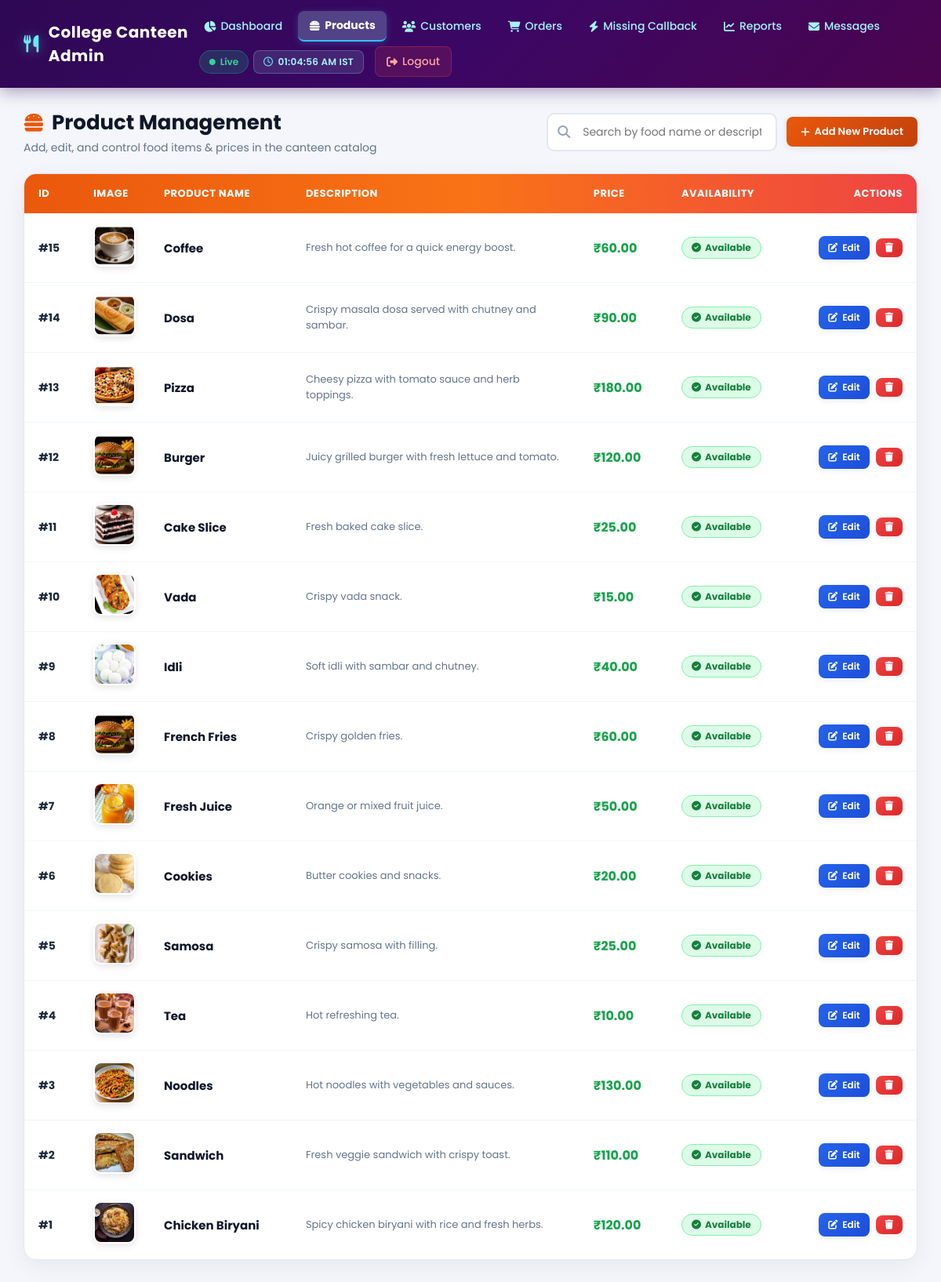
Screenshot of /admin/products.php (signed in) with the database file from the repository.
### tables this page shows
CREATE TABLE `products` (
  `id` int(11) NOT NULL AUTO_INCREMENT,
  `product_name` varchar(200) NOT NULL,
  `name` varchar(200) DEFAULT NULL,
  `category` varchar(100) DEFAULT 'Snacks',
  `category_id` int(11) DEFAULT NULL,
  `price` decimal(10,2) NOT NULL,
  `image` varchar(255) DEFAULT 'Burger.jpg',
  `description` text DEFAULT NULL,
  `status` varchar(50) NOT NULL DEFAULT 'Available',
  `created_at` timestamp NOT NULL DEFAULT current_timestamp(),
  PRIMARY KEY (`id`)
);

### admin/products.php (the view, shortened to what this page needs)
<?php
include("../php/db.php");
$search = "";
if (isset($_GET['search']) && trim($_GET['search']) != "") {
    $search = mysqli_real_escape_string($conn, trim($_GET['search']));
    $sql = "SELECT * FROM products
            WHERE product_name LIKE '%$search%'
               OR description LIKE '%$search%'
            ORDER BY id DESC";
} else {
    $sql = "SELECT * FROM products ORDER BY id DESC";
}
$result = mysqli_query($conn, $sql);
?>
<!DOCTYPE html>
<html lang="en">
<head>
    <link rel="stylesheet" href="https://cdnjs.cloudflare.com/ajax/libs/font-awesome/6.7.1/css/all.min.css">
    <link rel="stylesheet" href="css/admin_material.css">
</head>
<body>
<?php include("header_nav.php"); ?>
<main class="admin-container">
    <div class="admin-header-row">
        <div>
            <h1 class="admin-page-title">
                <i class="fa-solid fa-burger"></i> Product Management
            </h1>
            <p class="admin-subtitle">Add, edit, and control food items & prices in the canteen catalog</p>
        </div>
        <div style="display:flex; align-items:center; gap:12px; flex-wrap:wrap;">
            <form method="GET" class="search-container">
                <i class="fa-solid fa-magnifying-glass" style="color:#94a3b8;"></i>
                <input
                    type="text"
                    name="search"
                    placeholder="Search by food name or description..."
                    value="<?php echo htmlspecialchars($search); ?>"
                >
            </form>
            <a href="add_product.php" class="btn-material btn-orange">
                <i class="fa-solid fa-plus"></i> Add New Product
            </a>
        </div>
    </div>
    <div class="table-card">
        <div class="table-responsive">
            <table class="material-table">
                <thead>
                    <tr>
                        <th style="width:70px;">ID</th>
                        <th style="width:80px;">Image</th>
                        <th>Product Name</th>
                        <th>Description</th>
                        <th>Price</th>
                        <th>Availability</th>
                        <th style="text-align:right; width:160px;">Actions</th>
                    </tr>
                </thead>
                <tbody>
                    <?php if(mysqli_num_rows($result) > 0): ?>
                        <?php while($row = mysqli_fetch_assoc($result)):
                            $admImg = (!empty($row['image']) && file_exists(__DIR__ . '/../uploads/' . $row['image'])) ? $row['image'] : 'Burger.jpg';
                            $admName = !empty($row['product_name']) ? $row['product_name'] : (!empty($row['name']) ? $row['name'] : 'Food Item');
                            $isAvail = strtolower(trim($row['status'])) === 'available';
                        ?>
                        <tr>
                            <td><strong>#<?php echo $row['id']; ?></strong></td>
                            <td>
                                <img src="../uploads/<?php echo htmlspecialchars($admImg); ?>" class="product-thumb" alt="<?php echo htmlspecialchars($admName); ?>">
                            </td>
                            <td>
                                <div style="font-weight:700; color:#0f172a; font-size:15px;"><?php echo htmlspecialchars($admName); ?></div>
                            </td>
                            <td style="color:#64748b; font-size:13px; max-width:320px;">
                                <?php echo htmlspecialchars($row['description'] ?? ''); ?>
                            </td>
                            <td>
                                <strong style="font-size:16px; color:#16a34a;">₹<?php echo number_format($row['price'], 2); ?></strong>
                            </td>
                            <td>
                                <span class="badge-status <?php echo $isAvail ? 'badge-completed' : 'badge-pending'; ?>">
                                    <?php if ($isAvail): ?>
                                        <i class="fa-solid fa-circle-check"></i> Available
                                    <?php else: ?>
                                        <i class="fa-solid fa-circle-xmark"></i> Out of Stock
                                    <?php endif; ?>
                                </span>
                            </td>
                            <td style="text-align:right;">
                                <a href="edit_product.php?id=<?php echo $row['id']; ?>" class="btn-material btn-primary" style="padding:6px 12px; font-size:12px; margin-right:4px;">
                                    <i class="fa-solid fa-pen-to-square"></i> Edit
                                </a>
                                <a href="delete_product.php?id=<?php echo $row['id']; ?>" class="btn-material btn-danger" style="padding:6px 12px; font-size:12px;" onclick="return confirm('Are you sure you want to delete this food item?');">
                                    <i class="fa-solid fa-trash"></i>
                                </a>
                            </td>
                        </tr>
                        <?php endwhile; ?>
                    <?php endif; ?>
                </tbody>
            </table>
        </div>
    </div>
</main>
</body>
</html>

### admin/css/admin_material.css (style rules this page uses)
:root { --top-nav-bg: linear-gradient(135deg, #2e0854 0%, #3b0764 50%, #4a044e 100%); --top-nav-color: #a5f3fc; --top-nav-hover: #ffffff; --top-nav-active-bg: rgba(165, 243, 252, 0.18); --dark-bar-bg: #0f172a; --dark-bar-text: #94a3b8; --dark-bar-hover: #38bdf8; --card-products: linear-gradient(135deg, #ff5722 0%, #f4511e 60%, #e64a19 100%); --card-customers: linear-gradient(135deg, #0284c7 0%, #06b6d4 60%, #0891b2 100%); --card-orders: linear-gradient(135deg, #10b981 0%, #059669 60%, #047857 100%); --card-sales: linear-gradient(135deg, #f59e0b 0%, #d97706 60%, #b45309 100%); --card-today-orders: linear-gradient(135deg, #8b5cf6 0%, #7c3aed 60%, #6d28d9 100%); --card-today-sales: linear-gradient(135deg, #a855f7 0%, #9333ea 60%, #7e22ce 100%); --table-header-bg: linear-gradient(90deg, #ea580c 0%, #f97316 50%, #ef4444 100%); --badge-completed-bg: #dcfce7; --badge-completed-text: #15803d; --badge-completed-border: #86efac; --badge-pending-bg: #fef9c3; --badge-pending-text: #854d0e; --badge-pending-border: #fde047; --badge-cancelled-bg: #fee2e2; --badge-cancelled-text: #b91c1c; --badge-cancelled-border: #fca5a5; --body-bg: #f4f6fb; --surface-bg: #ffffff; --text-main: #1e293b; --text-muted: #64748b; }
* { margin: 0; padding: 0; box-sizing: border-box; font-family: 'Poppins', -apple-system, BlinkMacSystemFont, "Segoe UI", Roboto, sans-serif; }
body { background-color: var(--body-bg); color: var(--text-main); min-height: 100vh; display: flex; flex-direction: column; }
.admin-container { width: 95%; max-width: 1440px; margin: 25px auto 40px; flex: 1; }
.admin-header-row { display: flex; justify-content: space-between; align-items: center; flex-wrap: wrap; gap: 15px; margin-bottom: 22px; }
.admin-page-title { font-size: 26px; font-weight: 700; color: #0f172a; display: flex; align-items: center; gap: 10px; }
.admin-page-title i { color: #ea580c; }
.admin-subtitle { color: var(--text-muted); font-size: 14px; margin-top: 2px; }
.table-card { background: var(--surface-bg); border-radius: 16px; box-shadow: 0 8px 30px rgba(0, 0, 0, 0.06); border: 1px solid #e2e8f0; overflow: hidden; margin-bottom: 30px; }
.table-responsive { width: 100%; overflow-x: auto; }
.material-table { width: 100%; border-collapse: collapse; text-align: left; }
.material-table thead tr, .material-table tr:first-child:not(tbody tr) { background: var(--table-header-bg); color: #ffffff; }
.material-table th { background: transparent; color: #ffffff !important; padding: 15px 18px; font-size: 13px; font-weight: 700; text-transform: uppercase; letter-spacing: 0.5px; border: none; white-space: nowrap; }
.material-table td { padding: 14px 18px; font-size: 14px; color: var(--text-main); border-bottom: 1px solid #f1f5f9; vertical-align: middle; }
.material-table tbody tr { transition: background 0.18s ease; }
.material-table tbody tr:last-child td { border-bottom: none; }
.badge-status { display: inline-flex; align-items: center; gap: 5px; padding: 4px 12px; border-radius: 20px; font-size: 12px; font-weight: 700; text-transform: capitalize; white-space: nowrap; }
.badge-completed, .badge-status.Completed, .badge-status.Delivered, .badge-status.Available { background: var(--badge-completed-bg); color: var(--badge-completed-text); border: 1px solid var(--badge-completed-border); }
.btn-material { display: inline-flex; align-items: center; gap: 6px; padding: 9px 18px; border-radius: 8px; font-size: 13px; font-weight: 600; text-decoration: none; border: none; cursor: pointer; transition: all 0.22s ease; box-shadow: 0 2px 8px rgba(0, 0, 0, 0.08); }
.btn-primary { background: linear-gradient(135deg, #2563eb, #1d4ed8); color: #ffffff; }
.btn-danger { background: linear-gradient(135deg, #ef4444, #dc2626); color: #ffffff; }
.btn-orange { background: linear-gradient(135deg, #ea580c, #c2410c); color: #ffffff; }
.search-container { display: flex; align-items: center; gap: 10px; background: #ffffff; border: 2px solid #e2e8f0; border-radius: 10px; padding: 4px 12px; transition: border-color 0.2s; }
.search-container input { border: none; outline: none; padding: 8px 6px; font-size: 14px; width: 240px; }

### admin/products.php (style rules this page uses)
.product-thumb { width: 54px; height: 54px; object-fit: cover; border-radius: 10px; box-shadow: 0 3px 8px rgba(0,0,0,0.1); border: 2px solid #ffffff; }

### rows the page displays
products: id "15", image (picture), product_name "Coffee", description "Fresh hot coffee for a quick energy boost.", price "60.00", status "Available" (drawn)
products: id "14", image (picture), product_name "Dosa", description "Crispy masala dosa served with chutney and sambar.", price "90.00", status "Available" (drawn)
products: id "13", image (picture), product_name "Pizza", description "Cheesy pizza with tomato sauce and herb toppings.", price "180.00", status "Available" (drawn)
products: id "12", image+product_name (picture), product_name "Burger", description "Juicy grilled burger with fresh lettuce and tomato.", price "120.00", status "Available" (drawn)
products: id "11", image+product_name (picture), product_name "Cake Slice", description "Fresh baked cake slice.", price "25.00", status "Available" (drawn)
products: id "10", image+product_name (picture), product_name "Vada", description "Crispy vada snack.", price "15.00", status "Available" (drawn)
products: id "9", image+product_name (picture), product_name "Idli", description "Soft idli with sambar and chutney.", price "40.00", status "Available" (drawn)
products: id "8", product_name "French Fries", description "Crispy golden fries.", price "60.00", status "Available" (drawn)
products: id "7", image+product_name (picture), product_name "Fresh Juice", description "Orange or mixed fruit juice.", price "50.00", status "Available" (drawn)
products: id "6", image+product_name (picture), product_name "Cookies", description "Butter cookies and snacks.", price "20.00", status "Available" (drawn)
products: id "5", image+product_name (picture), product_name "Samosa", description "Crispy samosa with filling.", price "25.00", status "Available" (drawn)
products: id "4", image (picture), product_name "Tea", description "Hot refreshing tea.", price "10.00", status "Available" (drawn)
products: id "3", image+product_name (picture), product_name "Noodles", description "Hot noodles with vegetables and sauces.", price "130.00", status "Available" (drawn)
products: id "2", image+product_name (picture), product_name "Sandwich", description "Fresh veggie sandwich with crispy toast.", price "110.00", status "Available" (drawn)
products: id "1", image+product_name (picture), product_name "Chicken Biryani", description "Spicy chicken biryani with rice and fresh herbs.", price "120.00", status "Available" (drawn)
